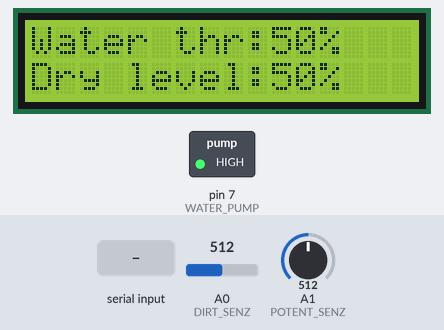
A sketch run on a simulated Arduino Uno, built with avr-gcc and run on an emulated ATmega328P. On the bench: 16×2 character LCD, switched loads named in the sketch (green lamp = pin HIGH). Inputs (shaded band) come from the test bench; at power-on: A1 (POTENT_SENZ) = 512, A0 (DIRT_SENZ) = 512. What the sketch prints to the serial monitor is not drawn.

Above: at 1.2 s.
1.3 s: "status,1\n" received over Serial
At 2.1 s:
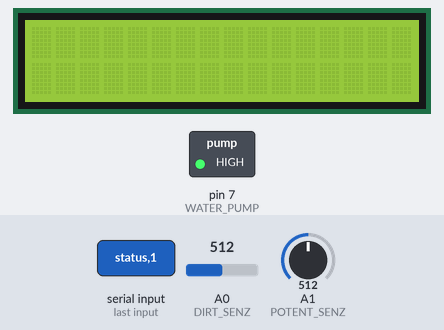
3.8 s: A1 (POTENT_SENZ) set to 535
At 4.6 s:
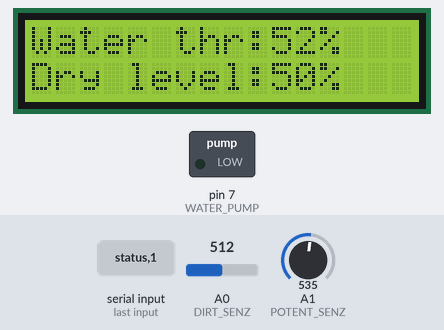
5.3 s: A0 (DIRT_SENZ) set to 545
At 5.8 s:
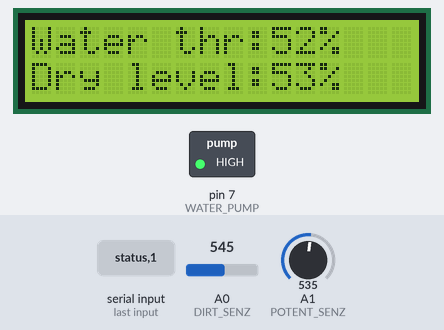
6.8 s: "status" received over Serial
At 7.5 s:
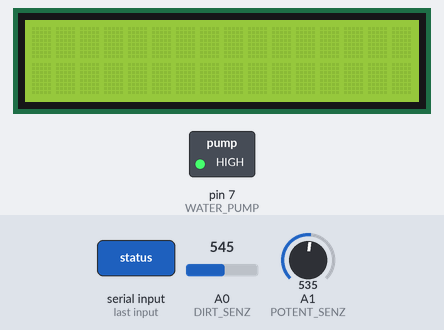
9.8 s: A0 (DIRT_SENZ) set to 1023
At 11.2 s:
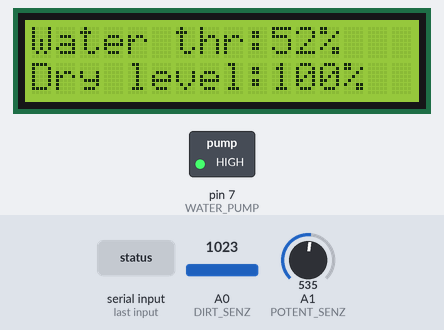
12.8 s: A1 (POTENT_SENZ) set to 511
At 13.5 s:
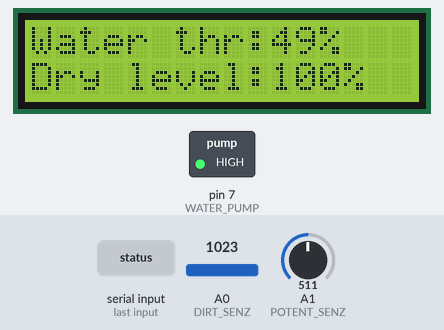
Timing chart, 0 to 15.8 s (numbered marks = the images above; inputs shaded):
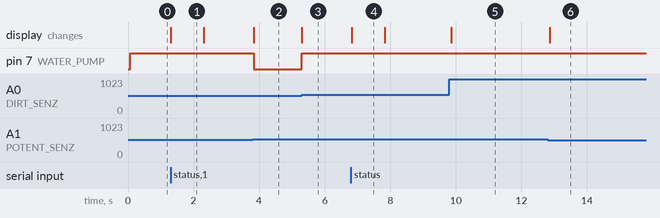

Measured:
- the behaviour switches between 521 and 522 on A1 (POTENT_SENZ) (found by bisection; images 1 and 2)
- the behaviour switches between 531 and 532 on A0 (DIRT_SENZ) (found by bisection; images 2 and 3)
- after the input at 1.3 s, the display: changes at once (image 1)
- after the input at 3.8 s, pin 7 (WATER_PUMP): HIGH → LOW at once; the display: changes at once (image 2)
- after the input at 5.3 s, pin 7 (WATER_PUMP): LOW → HIGH at once; the display: changes at once (image 3)
- after the input at 6.8 s, the display: changes at once (image 4)
- after the input at 9.8 s, the display: changes after 0.06 s (image 5)
- after the input at 12.8 s, the display: changes after 0.06 s (image 6)

The sketch:

WaterPumpWithLCD.ino
```cpp
/*pini LED:
 *  RS : 12
 *  E : 11
 *  D4 -> D1 : 5 -> 2
 *pin senzor umiditate in sol: A0
 *pin potentiometru pentru citire prag : A1
 *pin activate pompa apa : 7
 */

#include <LiquidCrystal.h>
#define RS_LED 12
#define E_LED  11
#define D4_LED 5
#define D3_LED 4
#define D2_LED 3
#define D1_LED 2

#define DIRT_SENZ A0
#define POTENT_SENZ A1

#define WATER_PUMP 7

char* command = NULL;
char* timeDelay = NULL;
int timeDel = -1;

int waterThr = -1;
int waterThrMapped = -1;
int waterLvl = -1;
int waterLvlMapped = -1;

LiquidCrystal lcd(RS_LED, E_LED, D4_LED, D3_LED, D2_LED, D1_LED);


void setup() {
  //initializez comunicarea cu calculatorul
  Serial.begin(9600);
  //initializez lcd-ul
  lcd.begin(16, 2);
  //initializezi pinii
  pinMode(DIRT_SENZ, INPUT);
  pinMode(POTENT_SENZ, INPUT);
  pinMode(WATER_PUMP, OUTPUT);
  digitalWrite(WATER_PUMP, LOW);
}

void loop() {
  while(Serial.available() == 0){
    //citesc valoarea potentiometrului si o mapez
    waterThr = analogRead(POTENT_SENZ);
    waterThrMapped = map(waterThr, 0, 1023, 0, 100);
    //afisez pe lcd valoarea citita de la potentiometru
    lcd.setCursor(0,0);
    lcd.print("Water thr:"); lcd.print(waterThrMapped);lcd.print("%");
    checkIfWater();
    lcd.clear();
  }
  ManualStart();
}

void checkIfWater(){
  //citesc valoarea de la senzorul de umiditate si o mapez
  waterLvl = analogRead(DIRT_SENZ);
  waterLvlMapped = map(waterLvl, 0, 1023, 0, 100);
  lcd.setCursor(0,1);
  lcd.print("Dry level:"); lcd.print(waterLvlMapped);lcd.print("%");
  //daca pamantul este prea uscat activam pompa
  if( waterLvlMapped >= waterThrMapped){
    digitalWrite(WATER_PUMP, HIGH);
  } else {
    digitalWrite(WATER_PUMP, LOW);
  }
  delay(50);
}

//functie care prelucreaza comanda data de la calculator
void ManualStart(){
  char aux[100];
  String a = Serial.readString();
  a.toCharArray(aux, 100);
  command = strtok(aux, " \n");
  timeDelay = strtok(NULL, " \n");
  timeDel = atoi(timeDelay);
  if(!strcmp(command, "status")){
    Serial.print("Dry lvl: "); Serial.print(waterLvlMapped);Serial.println("%");
    Serial.print("Water thr: "); Serial.print(waterThrMapped);Serial.println("%");
    return;
  } else if (!strcmp(command, "activate")){
    if(timeDelay == NULL){
      Serial.println("Nu s-a introdus un timp de activate");
      return;
    }
    digitalWrite(WATER_PUMP, HIGH);
    Serial.println("A fost activata pompa de apa");
    delay(timeDel);
    digitalWrite(WATER_PUMP, LOW);
    Serial.println("A fost dezactivata pompa de apa");
    return;
  }
  Serial.println("Comanda necunoscuta");
}
```
